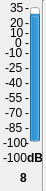
    <widget class="QWidget" name="widget_42" native="true">
     <property name="geometry">
      <rect>
       <x>280</x>
       <y>40</y>
       <width>46</width>
       <height>191</height>
      </rect>
     </property>
     <widget class="QProgressBar" name="progressBar_86">
      <property name="geometry">
       <rect>
        <x>30</x>
        <y>7</y>
        <width>10</width>
        <height>135</height>
       </rect>
      </property>
      <property name="contextMenuPolicy">
       <enum>Qt::DefaultContextMenu</enum>
      </property>
      <property name="toolTip">
       <string>Local Input 1 Meter</string>
      </property>
      <property name="statusTip">
       <string/>
      </property>
      <property name="whatsThis">
       <string/>
      </property>
      <property name="autoFillBackground">
       <bool>false</bool>
      </property>
      <property name="minimum">
       <number>-100</number>
      </property>
      <property name="maximum">
       <number>35</number>
      </property>
      <property name="value">
       <number>24</number>
      </property>
      <property name="textVisible">
       <bool>true</bool>
      </property>
      <property name="orientation">
       <enum>Qt::Vertical</enum>
      </property>
      <property name="invertedAppearance">
       <bool>false</bool>
      </property>
      <property name="format">
       <string>%p%</string>
      </property>
     </widget>
     <widget class="QLabel" name="m0_86">
      <property name="geometry">
       <rect>
        <x>25</x>
        <y>0</y>
        <width>16</width>
        <height>16</height>
       </rect>
      </property>
      <property name="text">
       <string>-</string>
      </property>
     </widget>
     <widget class="QLabel" name="t35_86">
      <property name="geometry">
       <rect>
        <x>10</x>
        <y>0</y>
        <width>16</width>
        <height>16</height>
       </rect>
      </property>
      <property name="text">
       <string>35</string>
      </property>
     </widget>
     <widget class="QLabel" name="tn100_86">
      <property name="geometry">
       <rect>
        <x>3</x>
        <y>135</y>
        <width>31</width>
        <height>16</height>
       </rect>
      </property>
      <property name="text">
       <string>-100</string>
      </property>
     </widget>
     <widget class="QLabel" name="m15_86">
      <property name="geometry">
       <rect>
        <x>25</x>
        <y>15</y>
        <width>16</width>
        <height>16</height>
       </rect>
      </property>
      <property name="text">
       <string>-</string>
      </property>
     </widget>
     <widget class="QLabel" name="m25_86">
      <property name="geometry">
       <rect>
        <x>25</x>
        <y>25</y>
        <width>16</width>
        <height>16</height>
       </rect>
      </property>
      <property name="text">
       <string>-</string>
      </property>
     </widget>
     <widget class="QLabel" name="m90_86">
      <property name="geometry">
       <rect>
        <x>25</x>
        <y>90</y>
        <width>16</width>
        <height>16</height>
       </rect>
      </property>
      <property name="text">
       <string>-</string>
      </property>
     </widget>
     <widget class="QLabel" name="m105_86">
      <property name="geometry">
       <rect>
        <x>25</x>
        <y>105</y>
        <width>16</width>
        <height>16</height>
       </rect>
      </property>
      <property name="text">
       <string>-</string>
      </property>
     </widget>
     <widget class="QLabel" name="m120_86">
      <property name="geometry">
       <rect>
        <x>25</x>
        <y>120</y>
        <width>16</width>
        <height>16</height>
       </rect>
      </property>
      <property name="text">
       <string>-</string>
      </property>
     </widget>
     <widget class="QLabel" name="m135_86">
      <property name="geometry">
       <rect>
        <x>25</x>
        <y>135</y>
        <width>16</width>
        <height>16</height>
       </rect>
      </property>
      <property name="text">
       <string>-</string>
      </property>
     </widget>
     <widget class="QLabel" name="m45_86">
      <property name="geometry">
       <rect>
        <x>25</x>
        <y>45</y>
        <width>16</width>
        <height>16</height>
       </rect>
      </property>
      <property name="text">
       <string>-</string>
      </property>
     </widget>
     <widget class="QLabel" name="m60_86">
      <property name="geometry">
       <rect>
        <x>25</x>
        <y>60</y>
        <width>16</width>
        <height>16</height>
       </rect>
      </property>
      <property name="text">
       <string>-</string>
      </property>
     </widget>
     <widget class="QLabel" name="m75_86">
      <property name="geometry">
       <rect>
        <x>25</x>
        <y>75</y>
        <width>16</width>
        <height>16</height>
       </rect>
      </property>
      <property name="text">
       <string>-</string>
      </property>
     </widget>
     <widget class="QLabel" name="t20_86">
      <property name="geometry">
       <rect>
        <x>10</x>
        <y>15</y>
        <width>16</width>
        <height>16</height>
       </rect>
      </property>
      <property name="text">
       <string>20</string>
      </property>
     </widget>
     <widget class="QLabel" name="t5_86">
      <property name="geometry">
       <rect>
        <x>10</x>
        <y>25</y>
        <width>16</width>
        <height>16</height>
       </rect>
      </property>
      <property name="text">
       <string>10</string>
      </property>
     </widget>
     <widget class="QLabel" name="tn10_86">
      <property name="geometry">
       <rect>
        <x>5</x>
        <y>45</y>
        <width>21</width>
        <height>16</height>
       </rect>
      </property>
      <property name="text">
       <string>-10</string>
      </property>
     </widget>
     <widget class="QLabel" name="tn25_86">
      <property name="geometry">
       <rect>
        <x>5</x>
        <y>60</y>
        <width>21</width>
        <height>16</height>
       </rect>
      </property>
      <property name="text">
       <string>-25</string>
      </property>
     </widget>
     <widget class="QLabel" name="tn40_86">
      <property name="geometry">
       <rect>
        <x>5</x>
        <y>75</y>
        <width>21</width>
        <height>16</height>
       </rect>
      </property>
      <property name="text">
       <string>-40</string>
      </property>
     </widget>
     <widget class="QLabel" name="tn55_86">
      <property name="geometry">
       <rect>
        <x>5</x>
        <y>90</y>
        <width>21</width>
        <height>16</height>
       </rect>
      </property>
      <property name="text">
       <string>-55</string>
      </property>
     </widget>
     <widget class="QLabel" name="tn70_86">
      <property name="geometry">
       <rect>
        <x>5</x>
        <y>105</y>
        <width>21</width>
        <height>16</height>
       </rect>
      </property>
      <property name="text">
       <string>-70</string>
      </property>
     </widget>
     <widget class="QLabel" name="tn85_86">
      <property name="geometry">
       <rect>
        <x>5</x>
        <y>120</y>
        <width>21</width>
        <height>16</height>
       </rect>
      </property>
      <property name="text">
       <string>-85</string>
      </property>
     </widget>
     <widget class="QLabel" name="m35_86">
      <property name="geometry">
       <rect>
        <x>25</x>
        <y>35</y>
        <width>16</width>
        <height>16</height>
       </rect>
      </property>
      <property name="text">
       <string>-</string>
      </property>
     </widget>
     <widget class="QLabel" name="t0_86">
      <property name="geometry">
       <rect>
        <x>15</x>
        <y>35</y>
        <width>16</width>
        <height>16</height>
       </rect>
      </property>
      <property name="text">
       <string>0</string>
      </property>
     </widget>
     <widget class="QLabel" name="value_86">
      <property name="geometry">
       <rect>
        <x>3</x>
        <y>150</y>
        <width>31</width>
        <height>16</height>
       </rect>
      </property>
      <property name="autoFillBackground">
       <bool>false</bool>
      </property>
      <property name="frameShadow">
       <enum>QFrame::Plain</enum>
      </property>
      <property name="text">
       <string>-100</string>
      </property>
     </widget>
     <widget class="QLabel" name="dB_86">
      <property name="geometry">
       <rect>
        <x>27</x>
        <y>150</y>
        <width>16</width>
        <height>16</height>
       </rect>
      </property>
      <property name="font">
       <font>
        <weight>75</weight>
        <bold>true</bold>
       </font>
      </property>
      <property name="text">
       <string>dB</string>
      </property>
     </widget>
     <widget class="QLabel" name="number_86">
      <property name="geometry">
       <rect>
        <x>20</x>
        <y>170</y>
        <width>16</width>
        <height>16</height>
       </rect>
      </property>
      <property name="font">
       <font>
        <weight>75</weight>
        <bold>true</bold>
       </font>
      </property>
      <property name="text">
       <string>8</string>
      </property>
     </widget>
     <widget class="Line" name="line_86">
      <property name="geometry">
       <rect>
        <x>35</x>
        <y>0</y>
        <width>16</width>
        <height>191</height>
       </rect>
      </property>
      <property name="orientation">
       <enum>Qt::Vertical</enum>
      </property>
     </widget>
    </widget>
